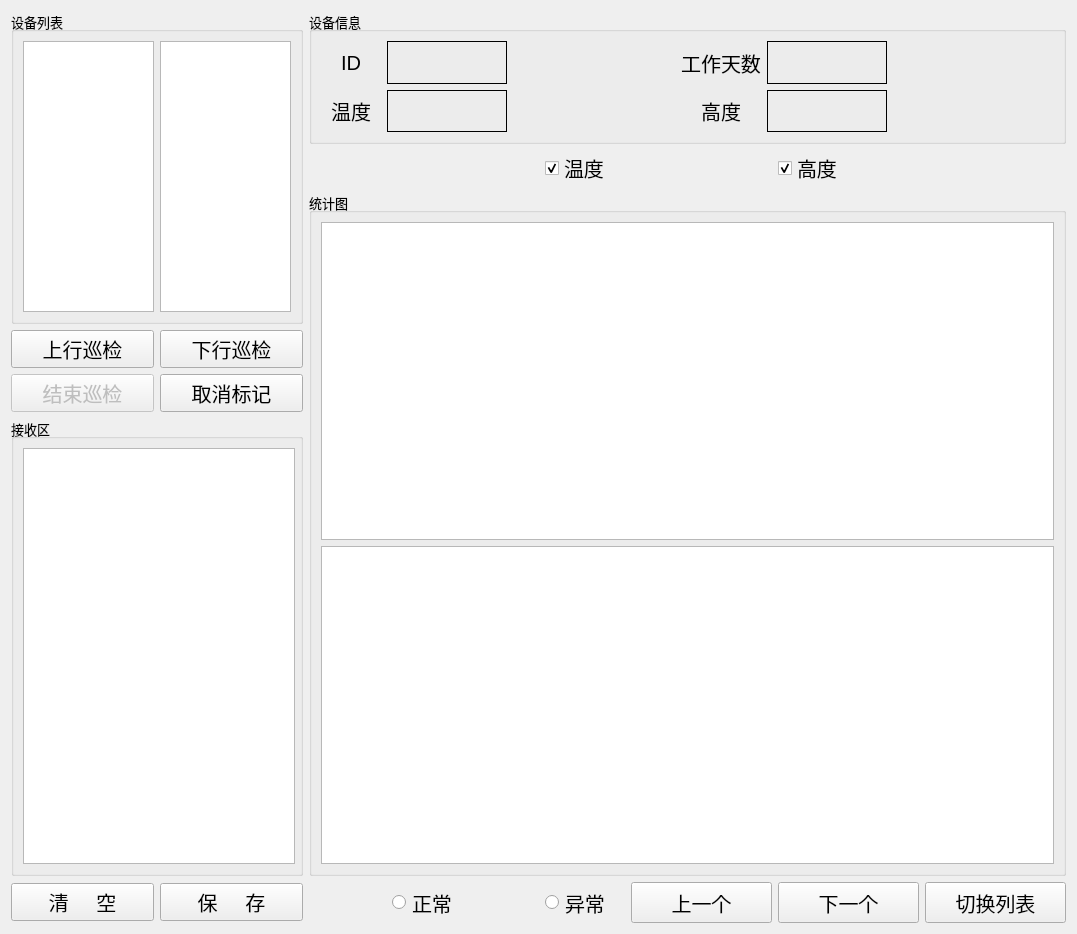
<?xml version="1.0" encoding="UTF-8"?>
<ui version="4.0">
 <class>Widget</class>
 <widget class="QWidget" name="Widget">
  <property name="geometry">
   <rect>
    <x>0</x>
    <y>0</y>
    <width>1077</width>
    <height>934</height>
   </rect>
  </property>
  <property name="minimumSize">
   <size>
    <width>1077</width>
    <height>860</height>
   </size>
  </property>
  <property name="font">
   <font>
    <pointsize>10</pointsize>
   </font>
  </property>
  <property name="windowTitle">
   <string>RailCheck</string>
  </property>
  <layout class="QGridLayout" name="gridLayout_2">
   <item row="0" column="0" rowspan="3" colspan="2">
    <widget class="QGroupBox" name="deviceBox">
     <property name="minimumSize">
      <size>
       <width>291</width>
       <height>311</height>
      </size>
     </property>
     <property name="title">
      <string>设备列表</string>
     </property>
     <layout class="QGridLayout" name="gridLayout">
      <item row="0" column="0">
       <widget class="QListWidget" name="upDeviceList">
        <property name="minimumSize">
         <size>
          <width>130</width>
          <height>271</height>
         </size>
        </property>
        <property name="font">
         <font>
          <pointsize>10</pointsize>
         </font>
        </property>
        <property name="selectionMode">
         <enum>QAbstractItemView::SingleSelection</enum>
        </property>
       </widget>
      </item>
      <item row="0" column="1">
       <widget class="QListWidget" name="downDeviceList">
        <property name="minimumSize">
         <size>
          <width>130</width>
          <height>271</height>
         </size>
        </property>
        <property name="font">
         <font>
          <pointsize>10</pointsize>
         </font>
        </property>
       </widget>
      </item>
     </layout>
    </widget>
   </item>
   <item row="0" column="2" colspan="7">
    <widget class="QGroupBox" name="propertyBox">
     <property name="minimumSize">
      <size>
       <width>751</width>
       <height>91</height>
      </size>
     </property>
     <property name="title">
      <string>设备信息</string>
     </property>
     <layout class="QGridLayout" name="gridLayout_4">
      <item row="0" column="0">
       <widget class="QLabel" name="label">
        <property name="minimumSize">
         <size>
          <width>60</width>
          <height>18</height>
         </size>
        </property>
        <property name="font">
         <font>
          <pointsize>15</pointsize>
         </font>
        </property>
        <property name="frameShape">
         <enum>QFrame::NoFrame</enum>
        </property>
        <property name="text">
         <string>ID</string>
        </property>
        <property name="alignment">
         <set>Qt::AlignCenter</set>
        </property>
       </widget>
      </item>
      <item row="0" column="1">
       <widget class="QLabel" name="IDLabel">
        <property name="minimumSize">
         <size>
          <width>120</width>
          <height>18</height>
         </size>
        </property>
        <property name="font">
         <font>
          <pointsize>15</pointsize>
         </font>
        </property>
        <property name="frameShape">
         <enum>QFrame::Box</enum>
        </property>
        <property name="text">
         <string/>
        </property>
       </widget>
      </item>
      <item row="0" column="2">
       <spacer name="horizontalSpacer">
        <property name="orientation">
         <enum>Qt::Horizontal</enum>
        </property>
        <property name="sizeHint" stdset="0">
         <size>
          <width>121</width>
          <height>20</height>
         </size>
        </property>
       </spacer>
      </item>
      <item row="0" column="3">
       <widget class="QLabel" name="label_3">
        <property name="minimumSize">
         <size>
          <width>60</width>
          <height>20</height>
         </size>
        </property>
        <property name="font">
         <font>
          <pointsize>15</pointsize>
         </font>
        </property>
        <property name="frameShape">
         <enum>QFrame::NoFrame</enum>
        </property>
        <property name="text">
         <string>工作天数</string>
        </property>
        <property name="alignment">
         <set>Qt::AlignCenter</set>
        </property>
       </widget>
      </item>
      <item row="0" column="4">
       <widget class="QLabel" name="workDayLabel">
        <property name="minimumSize">
         <size>
          <width>120</width>
          <height>18</height>
         </size>
        </property>
        <property name="font">
         <font>
          <pointsize>15</pointsize>
         </font>
        </property>
        <property name="frameShape">
         <enum>QFrame::Box</enum>
        </property>
        <property name="text">
         <string/>
        </property>
       </widget>
      </item>
      <item row="0" column="5">
       <spacer name="horizontalSpacer_3">
        <property name="orientation">
         <enum>Qt::Horizontal</enum>
        </property>
        <property name="sizeHint" stdset="0">
         <size>
          <width>120</width>
          <height>20</height>
         </size>
        </property>
       </spacer>
      </item>
      <item row="1" column="0">
       <widget class="QLabel" name="label_2">
        <property name="minimumSize">
         <size>
          <width>60</width>
          <height>18</height>
         </size>
        </property>
        <property name="font">
         <font>
          <pointsize>15</pointsize>
         </font>
        </property>
        <property name="frameShape">
         <enum>QFrame::NoFrame</enum>
        </property>
        <property name="text">
         <string>温度</string>
        </property>
        <property name="alignment">
         <set>Qt::AlignCenter</set>
        </property>
       </widget>
      </item>
      <item row="1" column="1">
       <widget class="QLabel" name="tempLabel">
        <property name="minimumSize">
         <size>
          <width>120</width>
          <height>20</height>
         </size>
        </property>
        <property name="font">
         <font>
          <pointsize>15</pointsize>
         </font>
        </property>
        <property name="frameShape">
         <enum>QFrame::Box</enum>
        </property>
        <property name="text">
         <string/>
        </property>
       </widget>
      </item>
      <item row="1" column="2">
       <spacer name="horizontalSpacer_2">
        <property name="orientation">
         <enum>Qt::Horizontal</enum>
        </property>
        <property name="sizeHint" stdset="0">
         <size>
          <width>121</width>
          <height>20</height>
         </size>
        </property>
       </spacer>
      </item>
      <item row="1" column="3">
       <widget class="QLabel" name="label_4">
        <property name="minimumSize">
         <size>
          <width>60</width>
          <height>20</height>
         </size>
        </property>
        <property name="font">
         <font>
          <pointsize>15</pointsize>
         </font>
        </property>
        <property name="frameShape">
         <enum>QFrame::NoFrame</enum>
        </property>
        <property name="text">
         <string>高度</string>
        </property>
        <property name="alignment">
         <set>Qt::AlignCenter</set>
        </property>
       </widget>
      </item>
      <item row="1" column="4">
       <widget class="QLabel" name="highLabel">
        <property name="minimumSize">
         <size>
          <width>120</width>
          <height>18</height>
         </size>
        </property>
        <property name="font">
         <font>
          <pointsize>15</pointsize>
         </font>
        </property>
        <property name="frameShape">
         <enum>QFrame::Box</enum>
        </property>
        <property name="text">
         <string/>
        </property>
       </widget>
      </item>
      <item row="1" column="5">
       <spacer name="horizontalSpacer_4">
        <property name="orientation">
         <enum>Qt::Horizontal</enum>
        </property>
        <property name="sizeHint" stdset="0">
         <size>
          <width>120</width>
          <height>20</height>
         </size>
        </property>
       </spacer>
      </item>
     </layout>
    </widget>
   </item>
   <item row="1" column="2" colspan="2">
    <spacer name="horizontalSpacer_5">
     <property name="orientation">
      <enum>Qt::Horizontal</enum>
     </property>
     <property name="sizeHint" stdset="0">
      <size>
       <width>145</width>
       <height>20</height>
      </size>
     </property>
    </spacer>
   </item>
   <item row="1" column="5">
    <widget class="QCheckBox" name="tempCheckBox">
     <property name="minimumSize">
      <size>
       <width>80</width>
       <height>22</height>
      </size>
     </property>
     <property name="font">
      <font>
       <pointsize>15</pointsize>
      </font>
     </property>
     <property name="text">
      <string>温度</string>
     </property>
     <property name="checked">
      <bool>true</bool>
     </property>
     <property name="tristate">
      <bool>false</bool>
     </property>
    </widget>
   </item>
   <item row="1" column="6">
    <spacer name="horizontalSpacer_6">
     <property name="orientation">
      <enum>Qt::Horizontal</enum>
     </property>
     <property name="sizeHint" stdset="0">
      <size>
       <width>138</width>
       <height>20</height>
      </size>
     </property>
    </spacer>
   </item>
   <item row="1" column="7">
    <widget class="QCheckBox" name="highCheckBox">
     <property name="minimumSize">
      <size>
       <width>80</width>
       <height>22</height>
      </size>
     </property>
     <property name="font">
      <font>
       <pointsize>15</pointsize>
      </font>
     </property>
     <property name="text">
      <string>高度</string>
     </property>
     <property name="checked">
      <bool>true</bool>
     </property>
    </widget>
   </item>
   <item row="1" column="8">
    <spacer name="horizontalSpacer_7">
     <property name="orientation">
      <enum>Qt::Horizontal</enum>
     </property>
     <property name="sizeHint" stdset="0">
      <size>
       <width>138</width>
       <height>22</height>
      </size>
     </property>
    </spacer>
   </item>
   <item row="2" column="2" rowspan="4" colspan="7">
    <widget class="QGroupBox" name="chartBox">
     <property name="minimumSize">
      <size>
       <width>757</width>
       <height>631</height>
      </size>
     </property>
     <property name="title">
      <string>统计图</string>
     </property>
     <layout class="QGridLayout" name="gridLayout_3">
      <item row="0" column="0">
       <widget class="QChartView" name="tempChartView">
        <property name="minimumSize">
         <size>
          <width>733</width>
          <height>308</height>
         </size>
        </property>
        <property name="styleSheet">
         <string notr="true"/>
        </property>
       </widget>
      </item>
      <item row="1" column="0">
       <widget class="QChartView" name="highChartView">
        <property name="minimumSize">
         <size>
          <width>733</width>
          <height>308</height>
         </size>
        </property>
        <property name="styleSheet">
         <string notr="true"/>
        </property>
       </widget>
      </item>
     </layout>
    </widget>
   </item>
   <item row="3" column="0">
    <widget class="QPushButton" name="upCheckBt">
     <property name="minimumSize">
      <size>
       <width>141</width>
       <height>31</height>
      </size>
     </property>
     <property name="font">
      <font>
       <pointsize>15</pointsize>
      </font>
     </property>
     <property name="styleSheet">
      <string notr="true"/>
     </property>
     <property name="text">
      <string>上行巡检</string>
     </property>
    </widget>
   </item>
   <item row="3" column="1">
    <widget class="QPushButton" name="downCheckBt">
     <property name="minimumSize">
      <size>
       <width>141</width>
       <height>31</height>
      </size>
     </property>
     <property name="font">
      <font>
       <pointsize>15</pointsize>
      </font>
     </property>
     <property name="text">
      <string>下行巡检</string>
     </property>
    </widget>
   </item>
   <item row="4" column="0">
    <widget class="QPushButton" name="endCheckBt">
     <property name="enabled">
      <bool>false</bool>
     </property>
     <property name="minimumSize">
      <size>
       <width>141</width>
       <height>31</height>
      </size>
     </property>
     <property name="font">
      <font>
       <pointsize>15</pointsize>
      </font>
     </property>
     <property name="text">
      <string>结束巡检</string>
     </property>
    </widget>
   </item>
   <item row="4" column="1">
    <widget class="QPushButton" name="cancelClickedBt">
     <property name="minimumSize">
      <size>
       <width>141</width>
       <height>31</height>
      </size>
     </property>
     <property name="font">
      <font>
       <pointsize>15</pointsize>
      </font>
     </property>
     <property name="text">
      <string>取消标记</string>
     </property>
    </widget>
   </item>
   <item row="5" column="0" colspan="2">
    <widget class="QGroupBox" name="receiveBox">
     <property name="minimumSize">
      <size>
       <width>291</width>
       <height>331</height>
      </size>
     </property>
     <property name="title">
      <string>接收区</string>
     </property>
     <layout class="QGridLayout" name="gridLayout_7">
      <item row="0" column="0">
       <widget class="QPlainTextEdit" name="receiveEdit">
        <property name="minimumSize">
         <size>
          <width>272</width>
          <height>289</height>
         </size>
        </property>
        <property name="font">
         <font>
          <pointsize>12</pointsize>
         </font>
        </property>
        <property name="readOnly">
         <bool>true</bool>
        </property>
       </widget>
      </item>
     </layout>
    </widget>
   </item>
   <item row="6" column="0">
    <widget class="QPushButton" name="clearBt">
     <property name="minimumSize">
      <size>
       <width>141</width>
       <height>31</height>
      </size>
     </property>
     <property name="font">
      <font>
       <pointsize>15</pointsize>
      </font>
     </property>
     <property name="text">
      <string>清     空</string>
     </property>
    </widget>
   </item>
   <item row="6" column="1">
    <widget class="QPushButton" name="saveBt">
     <property name="minimumSize">
      <size>
       <width>141</width>
       <height>31</height>
      </size>
     </property>
     <property name="font">
      <font>
       <pointsize>15</pointsize>
      </font>
     </property>
     <property name="text">
      <string>保     存</string>
     </property>
    </widget>
   </item>
   <item row="6" column="2">
    <spacer name="horizontalSpacer_8">
     <property name="orientation">
      <enum>Qt::Horizontal</enum>
     </property>
     <property name="sizeHint" stdset="0">
      <size>
       <width>74</width>
       <height>20</height>
      </size>
     </property>
    </spacer>
   </item>
   <item row="6" column="3">
    <widget class="QRadioButton" name="normalBt">
     <property name="minimumSize">
      <size>
       <width>0</width>
       <height>41</height>
      </size>
     </property>
     <property name="font">
      <font>
       <pointsize>15</pointsize>
      </font>
     </property>
     <property name="text">
      <string>正常</string>
     </property>
     <property name="checkable">
      <bool>false</bool>
     </property>
    </widget>
   </item>
   <item row="6" column="4">
    <spacer name="horizontalSpacer_9">
     <property name="orientation">
      <enum>Qt::Horizontal</enum>
     </property>
     <property name="sizeHint" stdset="0">
      <size>
       <width>73</width>
       <height>20</height>
      </size>
     </property>
    </spacer>
   </item>
   <item row="6" column="5">
    <widget class="QRadioButton" name="abnormalBt">
     <property name="minimumSize">
      <size>
       <width>0</width>
       <height>41</height>
      </size>
     </property>
     <property name="font">
      <font>
       <pointsize>15</pointsize>
      </font>
     </property>
     <property name="text">
      <string>异常</string>
     </property>
     <property name="checkable">
      <bool>false</bool>
     </property>
    </widget>
   </item>
   <item row="6" column="6">
    <widget class="QPushButton" name="lastBt">
     <property name="minimumSize">
      <size>
       <width>141</width>
       <height>41</height>
      </size>
     </property>
     <property name="font">
      <font>
       <pointsize>15</pointsize>
      </font>
     </property>
     <property name="text">
      <string>上一个</string>
     </property>
    </widget>
   </item>
   <item row="6" column="7">
    <widget class="QPushButton" name="nextBt">
     <property name="minimumSize">
      <size>
       <width>141</width>
       <height>41</height>
      </size>
     </property>
     <property name="font">
      <font>
       <pointsize>15</pointsize>
      </font>
     </property>
     <property name="text">
      <string>下一个</string>
     </property>
    </widget>
   </item>
   <item row="6" column="8">
    <widget class="QPushButton" name="exchangeBt">
     <property name="minimumSize">
      <size>
       <width>141</width>
       <height>41</height>
      </size>
     </property>
     <property name="font">
      <font>
       <pointsize>15</pointsize>
      </font>
     </property>
     <property name="text">
      <string>切换列表</string>
     </property>
    </widget>
   </item>
  </layout>
 </widget>
 <customwidgets>
  <customwidget>
   <class>QChartView</class>
   <extends>QGraphicsView</extends>
   <header location="global">qchartview.h</header>
  </customwidget>
 </customwidgets>
 <resources/>
 <connections/>
</ui>
